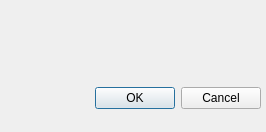
<?xml version="1.0" encoding="UTF-8"?>
<ui version="4.0">
 <class>ColorChooserDialog</class>
 <widget class="QDialog" name="ColorChooserDialog">
  <property name="geometry">
   <rect>
    <x>0</x>
    <y>0</y>
    <width>266</width>
    <height>132</height>
   </rect>
  </property>
  <property name="windowTitle">
   <string>NES Tool v 0.1</string>
  </property>
  <property name="windowIcon">
   <iconset resource="nestool.qrc">
    <normaloff>:/icons/icon.png</normaloff>:/icons/icon.png</iconset>
  </property>
  <widget class="QWidget" name="centralWidget">
   <layout class="QGridLayout" name="gridLayout_3">
    <item row="0" column="0">
     <layout class="QVBoxLayout" name="verticalLayout">
      <property name="spacing">
       <number>2</number>
      </property>
      <item>
       <layout class="QHBoxLayout" name="horizontalLayout_5">
        <property name="spacing">
         <number>2</number>
        </property>
        <property name="sizeConstraint">
         <enum>QLayout::SetFixedSize</enum>
        </property>
        <item>
         <widget class="Swatch" name="swatch0" native="true">
          <property name="sizePolicy">
           <sizepolicy hsizetype="Fixed" vsizetype="Fixed">
            <horstretch>0</horstretch>
            <verstretch>0</verstretch>
           </sizepolicy>
          </property>
          <property name="minimumSize">
           <size>
            <width>16</width>
            <height>16</height>
           </size>
          </property>
          <property name="maximumSize">
           <size>
            <width>16</width>
            <height>16</height>
           </size>
          </property>
         </widget>
        </item>
        <item>
         <widget class="Swatch" name="swatch1" native="true">
          <property name="sizePolicy">
           <sizepolicy hsizetype="Fixed" vsizetype="Fixed">
            <horstretch>0</horstretch>
            <verstretch>0</verstretch>
           </sizepolicy>
          </property>
          <property name="minimumSize">
           <size>
            <width>16</width>
            <height>16</height>
           </size>
          </property>
          <property name="maximumSize">
           <size>
            <width>16</width>
            <height>16</height>
           </size>
          </property>
         </widget>
        </item>
        <item>
         <widget class="Swatch" name="swatch2" native="true">
          <property name="sizePolicy">
           <sizepolicy hsizetype="Fixed" vsizetype="Fixed">
            <horstretch>0</horstretch>
            <verstretch>0</verstretch>
           </sizepolicy>
          </property>
          <property name="minimumSize">
           <size>
            <width>16</width>
            <height>16</height>
           </size>
          </property>
          <property name="maximumSize">
           <size>
            <width>16</width>
            <height>16</height>
           </size>
          </property>
         </widget>
        </item>
        <item>
         <widget class="Swatch" name="swatch3" native="true">
          <property name="sizePolicy">
           <sizepolicy hsizetype="Fixed" vsizetype="Fixed">
            <horstretch>0</horstretch>
            <verstretch>0</verstretch>
           </sizepolicy>
          </property>
          <property name="minimumSize">
           <size>
            <width>16</width>
            <height>16</height>
           </size>
          </property>
          <property name="maximumSize">
           <size>
            <width>16</width>
            <height>16</height>
           </size>
          </property>
         </widget>
        </item>
        <item>
         <widget class="Swatch" name="swatch4" native="true">
          <property name="sizePolicy">
           <sizepolicy hsizetype="Fixed" vsizetype="Fixed">
            <horstretch>0</horstretch>
            <verstretch>0</verstretch>
           </sizepolicy>
          </property>
          <property name="minimumSize">
           <size>
            <width>16</width>
            <height>16</height>
           </size>
          </property>
          <property name="maximumSize">
           <size>
            <width>16</width>
            <height>16</height>
           </size>
          </property>
         </widget>
        </item>
        <item>
         <widget class="Swatch" name="swatch5" native="true">
          <property name="sizePolicy">
           <sizepolicy hsizetype="Fixed" vsizetype="Fixed">
            <horstretch>0</horstretch>
            <verstretch>0</verstretch>
           </sizepolicy>
          </property>
          <property name="minimumSize">
           <size>
            <width>16</width>
            <height>16</height>
           </size>
          </property>
          <property name="maximumSize">
           <size>
            <width>16</width>
            <height>16</height>
           </size>
          </property>
         </widget>
        </item>
        <item>
         <widget class="Swatch" name="swatch6" native="true">
          <property name="sizePolicy">
           <sizepolicy hsizetype="Fixed" vsizetype="Fixed">
            <horstretch>0</horstretch>
            <verstretch>0</verstretch>
           </sizepolicy>
          </property>
          <property name="minimumSize">
           <size>
            <width>16</width>
            <height>16</height>
           </size>
          </property>
          <property name="maximumSize">
           <size>
            <width>16</width>
            <height>16</height>
           </size>
          </property>
         </widget>
        </item>
        <item>
         <widget class="Swatch" name="swatch7" native="true">
          <property name="sizePolicy">
           <sizepolicy hsizetype="Fixed" vsizetype="Fixed">
            <horstretch>0</horstretch>
            <verstretch>0</verstretch>
           </sizepolicy>
          </property>
          <property name="minimumSize">
           <size>
            <width>16</width>
            <height>16</height>
           </size>
          </property>
          <property name="maximumSize">
           <size>
            <width>16</width>
            <height>16</height>
           </size>
          </property>
         </widget>
        </item>
        <item>
         <widget class="Swatch" name="swatch8" native="true">
          <property name="sizePolicy">
           <sizepolicy hsizetype="Fixed" vsizetype="Fixed">
            <horstretch>0</horstretch>
            <verstretch>0</verstretch>
           </sizepolicy>
          </property>
          <property name="minimumSize">
           <size>
            <width>16</width>
            <height>16</height>
           </size>
          </property>
          <property name="maximumSize">
           <size>
            <width>16</width>
            <height>16</height>
           </size>
          </property>
         </widget>
        </item>
        <item>
         <widget class="Swatch" name="swatch9" native="true">
          <property name="sizePolicy">
           <sizepolicy hsizetype="Fixed" vsizetype="Fixed">
            <horstretch>0</horstretch>
            <verstretch>0</verstretch>
           </sizepolicy>
          </property>
          <property name="minimumSize">
           <size>
            <width>16</width>
            <height>16</height>
           </size>
          </property>
          <property name="maximumSize">
           <size>
            <width>16</width>
            <height>16</height>
           </size>
          </property>
         </widget>
        </item>
        <item>
         <widget class="Swatch" name="swatch10" native="true">
          <property name="sizePolicy">
           <sizepolicy hsizetype="Fixed" vsizetype="Fixed">
            <horstretch>0</horstretch>
            <verstretch>0</verstretch>
           </sizepolicy>
          </property>
          <property name="minimumSize">
           <size>
            <width>16</width>
            <height>16</height>
           </size>
          </property>
          <property name="maximumSize">
           <size>
            <width>16</width>
            <height>16</height>
           </size>
          </property>
         </widget>
        </item>
        <item>
         <widget class="Swatch" name="swatch11" native="true">
          <property name="sizePolicy">
           <sizepolicy hsizetype="Fixed" vsizetype="Fixed">
            <horstretch>0</horstretch>
            <verstretch>0</verstretch>
           </sizepolicy>
          </property>
          <property name="minimumSize">
           <size>
            <width>16</width>
            <height>16</height>
           </size>
          </property>
          <property name="maximumSize">
           <size>
            <width>16</width>
            <height>16</height>
           </size>
          </property>
         </widget>
        </item>
        <item>
         <widget class="Swatch" name="swatch12" native="true">
          <property name="sizePolicy">
           <sizepolicy hsizetype="Fixed" vsizetype="Fixed">
            <horstretch>0</horstretch>
            <verstretch>0</verstretch>
           </sizepolicy>
          </property>
          <property name="minimumSize">
           <size>
            <width>16</width>
            <height>16</height>
           </size>
          </property>
          <property name="maximumSize">
           <size>
            <width>16</width>
            <height>16</height>
           </size>
          </property>
         </widget>
        </item>
        <item>
         <widget class="Swatch" name="swatch15" native="true">
          <property name="sizePolicy">
           <sizepolicy hsizetype="Fixed" vsizetype="Fixed">
            <horstretch>0</horstretch>
            <verstretch>0</verstretch>
           </sizepolicy>
          </property>
          <property name="minimumSize">
           <size>
            <width>16</width>
            <height>16</height>
           </size>
          </property>
          <property name="maximumSize">
           <size>
            <width>16</width>
            <height>16</height>
           </size>
          </property>
         </widget>
        </item>
       </layout>
      </item>
      <item>
       <layout class="QHBoxLayout" name="horizontalLayout_6">
        <property name="spacing">
         <number>2</number>
        </property>
        <property name="sizeConstraint">
         <enum>QLayout::SetFixedSize</enum>
        </property>
        <item>
         <widget class="Swatch" name="swatch16" native="true">
          <property name="sizePolicy">
           <sizepolicy hsizetype="Fixed" vsizetype="Fixed">
            <horstretch>0</horstretch>
            <verstretch>0</verstretch>
           </sizepolicy>
          </property>
          <property name="minimumSize">
           <size>
            <width>16</width>
            <height>16</height>
           </size>
          </property>
          <property name="maximumSize">
           <size>
            <width>16</width>
            <height>16</height>
           </size>
          </property>
         </widget>
        </item>
        <item>
         <widget class="Swatch" name="swatch17" native="true">
          <property name="sizePolicy">
           <sizepolicy hsizetype="Fixed" vsizetype="Fixed">
            <horstretch>0</horstretch>
            <verstretch>0</verstretch>
           </sizepolicy>
          </property>
          <property name="minimumSize">
           <size>
            <width>16</width>
            <height>16</height>
           </size>
          </property>
          <property name="maximumSize">
           <size>
            <width>16</width>
            <height>16</height>
           </size>
          </property>
         </widget>
        </item>
        <item>
         <widget class="Swatch" name="swatch18" native="true">
          <property name="sizePolicy">
           <sizepolicy hsizetype="Fixed" vsizetype="Fixed">
            <horstretch>0</horstretch>
            <verstretch>0</verstretch>
           </sizepolicy>
          </property>
          <property name="minimumSize">
           <size>
            <width>16</width>
            <height>16</height>
           </size>
          </property>
          <property name="maximumSize">
           <size>
            <width>16</width>
            <height>16</height>
           </size>
          </property>
         </widget>
        </item>
        <item>
         <widget class="Swatch" name="swatch19" native="true">
          <property name="sizePolicy">
           <sizepolicy hsizetype="Fixed" vsizetype="Fixed">
            <horstretch>0</horstretch>
            <verstretch>0</verstretch>
           </sizepolicy>
          </property>
          <property name="minimumSize">
           <size>
            <width>16</width>
            <height>16</height>
           </size>
          </property>
          <property name="maximumSize">
           <size>
            <width>16</width>
            <height>16</height>
           </size>
          </property>
         </widget>
        </item>
        <item>
         <widget class="Swatch" name="swatch20" native="true">
          <property name="sizePolicy">
           <sizepolicy hsizetype="Fixed" vsizetype="Fixed">
            <horstretch>0</horstretch>
            <verstretch>0</verstretch>
           </sizepolicy>
          </property>
          <property name="minimumSize">
           <size>
            <width>16</width>
            <height>16</height>
           </size>
          </property>
          <property name="maximumSize">
           <size>
            <width>16</width>
            <height>16</height>
           </size>
          </property>
         </widget>
        </item>
        <item>
         <widget class="Swatch" name="swatch21" native="true">
          <property name="sizePolicy">
           <sizepolicy hsizetype="Fixed" vsizetype="Fixed">
            <horstretch>0</horstretch>
            <verstretch>0</verstretch>
           </sizepolicy>
          </property>
          <property name="minimumSize">
           <size>
            <width>16</width>
            <height>16</height>
           </size>
          </property>
          <property name="maximumSize">
           <size>
            <width>16</width>
            <height>16</height>
           </size>
          </property>
         </widget>
        </item>
        <item>
         <widget class="Swatch" name="swatch22" native="true">
          <property name="sizePolicy">
           <sizepolicy hsizetype="Fixed" vsizetype="Fixed">
            <horstretch>0</horstretch>
            <verstretch>0</verstretch>
           </sizepolicy>
          </property>
          <property name="minimumSize">
           <size>
            <width>16</width>
            <height>16</height>
           </size>
          </property>
          <property name="maximumSize">
           <size>
            <width>16</width>
            <height>16</height>
           </size>
          </property>
         </widget>
        </item>
        <item>
         <widget class="Swatch" name="swatch23" native="true">
          <property name="sizePolicy">
           <sizepolicy hsizetype="Fixed" vsizetype="Fixed">
            <horstretch>0</horstretch>
            <verstretch>0</verstretch>
           </sizepolicy>
          </property>
          <property name="minimumSize">
           <size>
            <width>16</width>
            <height>16</height>
           </size>
          </property>
          <property name="maximumSize">
           <size>
            <width>16</width>
            <height>16</height>
           </size>
          </property>
         </widget>
        </item>
        <item>
         <widget class="Swatch" name="swatch24" native="true">
          <property name="sizePolicy">
           <sizepolicy hsizetype="Fixed" vsizetype="Fixed">
            <horstretch>0</horstretch>
            <verstretch>0</verstretch>
           </sizepolicy>
          </property>
          <property name="minimumSize">
           <size>
            <width>16</width>
            <height>16</height>
           </size>
          </property>
          <property name="maximumSize">
           <size>
            <width>16</width>
            <height>16</height>
           </size>
          </property>
         </widget>
        </item>
        <item>
         <widget class="Swatch" name="swatch25" native="true">
          <property name="sizePolicy">
           <sizepolicy hsizetype="Fixed" vsizetype="Fixed">
            <horstretch>0</horstretch>
            <verstretch>0</verstretch>
           </sizepolicy>
          </property>
          <property name="minimumSize">
           <size>
            <width>16</width>
            <height>16</height>
           </size>
          </property>
          <property name="maximumSize">
           <size>
            <width>16</width>
            <height>16</height>
           </size>
          </property>
         </widget>
        </item>
        <item>
         <widget class="Swatch" name="swatch26" native="true">
          <property name="sizePolicy">
           <sizepolicy hsizetype="Fixed" vsizetype="Fixed">
            <horstretch>0</horstretch>
            <verstretch>0</verstretch>
           </sizepolicy>
          </property>
          <property name="minimumSize">
           <size>
            <width>16</width>
            <height>16</height>
           </size>
          </property>
          <property name="maximumSize">
           <size>
            <width>16</width>
            <height>16</height>
           </size>
          </property>
         </widget>
        </item>
        <item>
         <widget class="Swatch" name="swatch27" native="true">
          <property name="sizePolicy">
           <sizepolicy hsizetype="Fixed" vsizetype="Fixed">
            <horstretch>0</horstretch>
            <verstretch>0</verstretch>
           </sizepolicy>
          </property>
          <property name="minimumSize">
           <size>
            <width>16</width>
            <height>16</height>
           </size>
          </property>
          <property name="maximumSize">
           <size>
            <width>16</width>
            <height>16</height>
           </size>
          </property>
         </widget>
        </item>
        <item>
         <widget class="Swatch" name="swatch28" native="true">
          <property name="sizePolicy">
           <sizepolicy hsizetype="Fixed" vsizetype="Fixed">
            <horstretch>0</horstretch>
            <verstretch>0</verstretch>
           </sizepolicy>
          </property>
          <property name="minimumSize">
           <size>
            <width>16</width>
            <height>16</height>
           </size>
          </property>
          <property name="maximumSize">
           <size>
            <width>16</width>
            <height>16</height>
           </size>
          </property>
         </widget>
        </item>
        <item>
         <widget class="Swatch" name="swatch29" native="true">
          <property name="sizePolicy">
           <sizepolicy hsizetype="Fixed" vsizetype="Fixed">
            <horstretch>0</horstretch>
            <verstretch>0</verstretch>
           </sizepolicy>
          </property>
          <property name="minimumSize">
           <size>
            <width>16</width>
            <height>16</height>
           </size>
          </property>
          <property name="maximumSize">
           <size>
            <width>16</width>
            <height>16</height>
           </size>
          </property>
         </widget>
        </item>
       </layout>
      </item>
      <item>
       <layout class="QHBoxLayout" name="horizontalLayout_7">
        <property name="spacing">
         <number>2</number>
        </property>
        <property name="sizeConstraint">
         <enum>QLayout::SetFixedSize</enum>
        </property>
        <item>
         <widget class="Swatch" name="swatch32" native="true">
          <property name="sizePolicy">
           <sizepolicy hsizetype="Fixed" vsizetype="Fixed">
            <horstretch>0</horstretch>
            <verstretch>0</verstretch>
           </sizepolicy>
          </property>
          <property name="minimumSize">
           <size>
            <width>16</width>
            <height>16</height>
           </size>
          </property>
          <property name="maximumSize">
           <size>
            <width>16</width>
            <height>16</height>
           </size>
          </property>
         </widget>
        </item>
        <item>
         <widget class="Swatch" name="swatch33" native="true">
          <property name="sizePolicy">
           <sizepolicy hsizetype="Fixed" vsizetype="Fixed">
            <horstretch>0</horstretch>
            <verstretch>0</verstretch>
           </sizepolicy>
          </property>
          <property name="minimumSize">
           <size>
            <width>16</width>
            <height>16</height>
           </size>
          </property>
          <property name="maximumSize">
           <size>
            <width>16</width>
            <height>16</height>
           </size>
          </property>
         </widget>
        </item>
        <item>
         <widget class="Swatch" name="swatch34" native="true">
          <property name="sizePolicy">
           <sizepolicy hsizetype="Fixed" vsizetype="Fixed">
            <horstretch>0</horstretch>
            <verstretch>0</verstretch>
           </sizepolicy>
          </property>
          <property name="minimumSize">
           <size>
            <width>16</width>
            <height>16</height>
           </size>
          </property>
          <property name="maximumSize">
           <size>
            <width>16</width>
            <height>16</height>
           </size>
          </property>
         </widget>
        </item>
        <item>
         <widget class="Swatch" name="swatch35" native="true">
          <property name="sizePolicy">
           <sizepolicy hsizetype="Fixed" vsizetype="Fixed">
            <horstretch>0</horstretch>
            <verstretch>0</verstretch>
           </sizepolicy>
          </property>
          <property name="minimumSize">
           <size>
            <width>16</width>
            <height>16</height>
           </size>
          </property>
          <property name="maximumSize">
           <size>
            <width>16</width>
            <height>16</height>
           </size>
          </property>
         </widget>
        </item>
        <item>
         <widget class="Swatch" name="swatch36" native="true">
          <property name="sizePolicy">
           <sizepolicy hsizetype="Fixed" vsizetype="Fixed">
            <horstretch>0</horstretch>
            <verstretch>0</verstretch>
           </sizepolicy>
          </property>
          <property name="minimumSize">
           <size>
            <width>16</width>
            <height>16</height>
           </size>
          </property>
          <property name="maximumSize">
           <size>
            <width>16</width>
            <height>16</height>
           </size>
          </property>
         </widget>
        </item>
        <item>
         <widget class="Swatch" name="swatch37" native="true">
          <property name="sizePolicy">
           <sizepolicy hsizetype="Fixed" vsizetype="Fixed">
            <horstretch>0</horstretch>
            <verstretch>0</verstretch>
           </sizepolicy>
          </property>
          <property name="minimumSize">
           <size>
            <width>16</width>
            <height>16</height>
           </size>
          </property>
          <property name="maximumSize">
           <size>
            <width>16</width>
            <height>16</height>
           </size>
          </property>
         </widget>
        </item>
        <item>
         <widget class="Swatch" name="swatch38" native="true">
          <property name="sizePolicy">
           <sizepolicy hsizetype="Fixed" vsizetype="Fixed">
            <horstretch>0</horstretch>
            <verstretch>0</verstretch>
           </sizepolicy>
          </property>
          <property name="minimumSize">
           <size>
            <width>16</width>
            <height>16</height>
           </size>
          </property>
          <property name="maximumSize">
           <size>
            <width>16</width>
            <height>16</height>
           </size>
          </property>
         </widget>
        </item>
        <item>
         <widget class="Swatch" name="swatch39" native="true">
          <property name="sizePolicy">
           <sizepolicy hsizetype="Fixed" vsizetype="Fixed">
            <horstretch>0</horstretch>
            <verstretch>0</verstretch>
           </sizepolicy>
          </property>
          <property name="minimumSize">
           <size>
            <width>16</width>
            <height>16</height>
           </size>
          </property>
          <property name="maximumSize">
           <size>
            <width>16</width>
            <height>16</height>
           </size>
          </property>
         </widget>
        </item>
        <item>
         <widget class="Swatch" name="swatch40" native="true">
          <property name="sizePolicy">
           <sizepolicy hsizetype="Fixed" vsizetype="Fixed">
            <horstretch>0</horstretch>
            <verstretch>0</verstretch>
           </sizepolicy>
          </property>
          <property name="minimumSize">
           <size>
            <width>16</width>
            <height>16</height>
           </size>
          </property>
          <property name="maximumSize">
           <size>
            <width>16</width>
            <height>16</height>
           </size>
          </property>
         </widget>
        </item>
        <item>
         <widget class="Swatch" name="swatch41" native="true">
          <property name="sizePolicy">
           <sizepolicy hsizetype="Fixed" vsizetype="Fixed">
            <horstretch>0</horstretch>
            <verstretch>0</verstretch>
           </sizepolicy>
          </property>
          <property name="minimumSize">
           <size>
            <width>16</width>
            <height>16</height>
           </size>
          </property>
          <property name="maximumSize">
           <size>
            <width>16</width>
            <height>16</height>
           </size>
          </property>
         </widget>
        </item>
        <item>
         <widget class="Swatch" name="swatch42" native="true">
          <property name="sizePolicy">
           <sizepolicy hsizetype="Fixed" vsizetype="Fixed">
            <horstretch>0</horstretch>
            <verstretch>0</verstretch>
           </sizepolicy>
          </property>
          <property name="minimumSize">
           <size>
            <width>16</width>
            <height>16</height>
           </size>
          </property>
          <property name="maximumSize">
           <size>
            <width>16</width>
            <height>16</height>
           </size>
          </property>
         </widget>
        </item>
        <item>
         <widget class="Swatch" name="swatch43" native="true">
          <property name="sizePolicy">
           <sizepolicy hsizetype="Fixed" vsizetype="Fixed">
            <horstretch>0</horstretch>
            <verstretch>0</verstretch>
           </sizepolicy>
          </property>
          <property name="minimumSize">
           <size>
            <width>16</width>
            <height>16</height>
           </size>
          </property>
          <property name="maximumSize">
           <size>
            <width>16</width>
            <height>16</height>
           </size>
          </property>
         </widget>
        </item>
        <item>
         <widget class="Swatch" name="swatch44" native="true">
          <property name="sizePolicy">
           <sizepolicy hsizetype="Fixed" vsizetype="Fixed">
            <horstretch>0</horstretch>
            <verstretch>0</verstretch>
           </sizepolicy>
          </property>
          <property name="minimumSize">
           <size>
            <width>16</width>
            <height>16</height>
           </size>
          </property>
          <property name="maximumSize">
           <size>
            <width>16</width>
            <height>16</height>
           </size>
          </property>
         </widget>
        </item>
        <item>
         <widget class="Swatch" name="swatch45" native="true">
          <property name="sizePolicy">
           <sizepolicy hsizetype="Fixed" vsizetype="Fixed">
            <horstretch>0</horstretch>
            <verstretch>0</verstretch>
           </sizepolicy>
          </property>
          <property name="minimumSize">
           <size>
            <width>16</width>
            <height>16</height>
           </size>
          </property>
          <property name="maximumSize">
           <size>
            <width>16</width>
            <height>16</height>
           </size>
          </property>
         </widget>
        </item>
       </layout>
      </item>
      <item>
       <layout class="QHBoxLayout" name="horizontalLayout_8">
        <property name="spacing">
         <number>2</number>
        </property>
        <property name="sizeConstraint">
         <enum>QLayout::SetFixedSize</enum>
        </property>
        <item>
         <widget class="Swatch" name="swatch48" native="true">
          <property name="sizePolicy">
           <sizepolicy hsizetype="Fixed" vsizetype="Fixed">
            <horstretch>0</horstretch>
            <verstretch>0</verstretch>
           </sizepolicy>
          </property>
          <property name="minimumSize">
           <size>
            <width>16</width>
            <height>16</height>
           </size>
          </property>
          <property name="maximumSize">
           <size>
            <width>16</width>
            <height>16</height>
           </size>
          </property>
         </widget>
        </item>
        <item>
         <widget class="Swatch" name="swatch49" native="true">
          <property name="sizePolicy">
           <sizepolicy hsizetype="Fixed" vsizetype="Fixed">
            <horstretch>0</horstretch>
            <verstretch>0</verstretch>
           </sizepolicy>
          </property>
          <property name="minimumSize">
           <size>
            <width>16</width>
            <height>16</height>
           </size>
          </property>
          <property name="maximumSize">
           <size>
            <width>16</width>
            <height>16</height>
           </size>
          </property>
         </widget>
        </item>
        <item>
         <widget class="Swatch" name="swatch50" native="true">
          <property name="sizePolicy">
           <sizepolicy hsizetype="Fixed" vsizetype="Fixed">
            <horstretch>0</horstretch>
            <verstretch>0</verstretch>
           </sizepolicy>
          </property>
          <property name="minimumSize">
           <size>
            <width>16</width>
            <height>16</height>
           </size>
          </property>
          <property name="maximumSize">
           <size>
            <width>16</width>
            <height>16</height>
           </size>
          </property>
         </widget>
        </item>
        <item>
         <widget class="Swatch" name="swatch51" native="true">
          <property name="sizePolicy">
           <sizepolicy hsizetype="Fixed" vsizetype="Fixed">
            <horstretch>0</horstretch>
            <verstretch>0</verstretch>
           </sizepolicy>
          </property>
          <property name="minimumSize">
           <size>
            <width>16</width>
            <height>16</height>
           </size>
          </property>
          <property name="maximumSize">
           <size>
            <width>16</width>
            <height>16</height>
           </size>
          </property>
         </widget>
        </item>
        <item>
         <widget class="Swatch" name="swatch52" native="true">
          <property name="sizePolicy">
           <sizepolicy hsizetype="Fixed" vsizetype="Fixed">
            <horstretch>0</horstretch>
            <verstretch>0</verstretch>
           </sizepolicy>
          </property>
          <property name="minimumSize">
           <size>
            <width>16</width>
            <height>16</height>
           </size>
          </property>
          <property name="maximumSize">
           <size>
            <width>16</width>
            <height>16</height>
           </size>
          </property>
         </widget>
        </item>
        <item>
         <widget class="Swatch" name="swatch53" native="true">
          <property name="sizePolicy">
           <sizepolicy hsizetype="Fixed" vsizetype="Fixed">
            <horstretch>0</horstretch>
            <verstretch>0</verstretch>
           </sizepolicy>
          </property>
          <property name="minimumSize">
           <size>
            <width>16</width>
            <height>16</height>
           </size>
          </property>
          <property name="maximumSize">
           <size>
            <width>16</width>
            <height>16</height>
           </size>
          </property>
         </widget>
        </item>
        <item>
         <widget class="Swatch" name="swatch54" native="true">
          <property name="sizePolicy">
           <sizepolicy hsizetype="Fixed" vsizetype="Fixed">
            <horstretch>0</horstretch>
            <verstretch>0</verstretch>
           </sizepolicy>
          </property>
          <property name="minimumSize">
           <size>
            <width>16</width>
            <height>16</height>
           </size>
          </property>
          <property name="maximumSize">
           <size>
            <width>16</width>
            <height>16</height>
           </size>
          </property>
         </widget>
        </item>
        <item>
         <widget class="Swatch" name="swatch55" native="true">
          <property name="sizePolicy">
           <sizepolicy hsizetype="Fixed" vsizetype="Fixed">
            <horstretch>0</horstretch>
            <verstretch>0</verstretch>
           </sizepolicy>
          </property>
          <property name="minimumSize">
           <size>
            <width>16</width>
            <height>16</height>
           </size>
          </property>
          <property name="maximumSize">
           <size>
            <width>16</width>
            <height>16</height>
           </size>
          </property>
         </widget>
        </item>
        <item>
         <widget class="Swatch" name="swatch56" native="true">
          <property name="sizePolicy">
           <sizepolicy hsizetype="Fixed" vsizetype="Fixed">
            <horstretch>0</horstretch>
            <verstretch>0</verstretch>
           </sizepolicy>
          </property>
          <property name="minimumSize">
           <size>
            <width>16</width>
            <height>16</height>
           </size>
          </property>
          <property name="maximumSize">
           <size>
            <width>16</width>
            <height>16</height>
           </size>
          </property>
         </widget>
        </item>
        <item>
         <widget class="Swatch" name="swatch57" native="true">
          <property name="sizePolicy">
           <sizepolicy hsizetype="Fixed" vsizetype="Fixed">
            <horstretch>0</horstretch>
            <verstretch>0</verstretch>
           </sizepolicy>
          </property>
          <property name="minimumSize">
           <size>
            <width>16</width>
            <height>16</height>
           </size>
          </property>
          <property name="maximumSize">
           <size>
            <width>16</width>
            <height>16</height>
           </size>
          </property>
         </widget>
        </item>
        <item>
         <widget class="Swatch" name="swatch58" native="true">
          <property name="sizePolicy">
           <sizepolicy hsizetype="Fixed" vsizetype="Fixed">
            <horstretch>0</horstretch>
            <verstretch>0</verstretch>
           </sizepolicy>
          </property>
          <property name="minimumSize">
           <size>
            <width>16</width>
            <height>16</height>
           </size>
          </property>
          <property name="maximumSize">
           <size>
            <width>16</width>
            <height>16</height>
           </size>
          </property>
         </widget>
        </item>
        <item>
         <widget class="Swatch" name="swatch59" native="true">
          <property name="sizePolicy">
           <sizepolicy hsizetype="Fixed" vsizetype="Fixed">
            <horstretch>0</horstretch>
            <verstretch>0</verstretch>
           </sizepolicy>
          </property>
          <property name="minimumSize">
           <size>
            <width>16</width>
            <height>16</height>
           </size>
          </property>
          <property name="maximumSize">
           <size>
            <width>16</width>
            <height>16</height>
           </size>
          </property>
         </widget>
        </item>
        <item>
         <widget class="Swatch" name="swatch60" native="true">
          <property name="sizePolicy">
           <sizepolicy hsizetype="Fixed" vsizetype="Fixed">
            <horstretch>0</horstretch>
            <verstretch>0</verstretch>
           </sizepolicy>
          </property>
          <property name="minimumSize">
           <size>
            <width>16</width>
            <height>16</height>
           </size>
          </property>
          <property name="maximumSize">
           <size>
            <width>16</width>
            <height>16</height>
           </size>
          </property>
         </widget>
        </item>
        <item>
         <widget class="Swatch" name="swatch61" native="true">
          <property name="sizePolicy">
           <sizepolicy hsizetype="Fixed" vsizetype="Fixed">
            <horstretch>0</horstretch>
            <verstretch>0</verstretch>
           </sizepolicy>
          </property>
          <property name="minimumSize">
           <size>
            <width>16</width>
            <height>16</height>
           </size>
          </property>
          <property name="maximumSize">
           <size>
            <width>16</width>
            <height>16</height>
           </size>
          </property>
         </widget>
        </item>
       </layout>
      </item>
     </layout>
    </item>
    <item row="1" column="0">
     <widget class="QDialogButtonBox" name="buttonBox">
      <property name="standardButtons">
       <set>QDialogButtonBox::Cancel|QDialogButtonBox::Ok</set>
      </property>
     </widget>
    </item>
   </layout>
  </widget>
  <action name="action_Open_Palettes">
   <property name="text">
    <string>&amp;Open Palettes</string>
   </property>
  </action>
  <action name="action_Save_Palettes">
   <property name="text">
    <string>&amp;Save Palettes</string>
   </property>
  </action>
  <action name="action_Open_CHR">
   <property name="text">
    <string>&amp;Open CHR...</string>
   </property>
  </action>
  <action name="action_Save_CHR_As">
   <property name="text">
    <string>&amp;Save CHR As...</string>
   </property>
  </action>
  <action name="action_Open_NameTable">
   <property name="text">
    <string>&amp;Open NameTable...</string>
   </property>
   <property name="toolTip">
    <string>Open NameTable</string>
   </property>
  </action>
  <action name="action_Save_NameTable">
   <property name="text">
    <string>&amp;Save NameTable As...</string>
   </property>
   <property name="toolTip">
    <string>Save NameTable</string>
   </property>
  </action>
  <action name="action_Quit">
   <property name="text">
    <string>&amp;Quit</string>
   </property>
  </action>
  <action name="action_Preferences">
   <property name="text">
    <string>&amp;Preferences...</string>
   </property>
  </action>
  <action name="action_Remove_Duplicates">
   <property name="enabled">
    <bool>true</bool>
   </property>
   <property name="text">
    <string>Remove &amp;Duplicates</string>
   </property>
  </action>
  <action name="action_Remove_Unused">
   <property name="text">
    <string>Remove &amp;Unused</string>
   </property>
  </action>
  <action name="action_Save_All_NameTables">
   <property name="text">
    <string>Save &amp;All NameTables</string>
   </property>
  </action>
  <action name="action_Save_CHR">
   <property name="text">
    <string>Save &amp;CHR</string>
   </property>
  </action>
 </widget>
 <layoutdefault spacing="6" margin="11"/>
 <customwidgets>
  <customwidget>
   <class>Swatch</class>
   <extends>QWidget</extends>
   <header>swatch.h</header>
   <container>1</container>
  </customwidget>
 </customwidgets>
 <resources>
  <include location="nestool.qrc"/>
 </resources>
 <connections>
  <connection>
   <sender>action_Quit</sender>
   <signal>triggered()</signal>
   <receiver>ColorChooserDialog</receiver>
   <slot>close()</slot>
   <hints>
    <hint type="sourcelabel">
     <x>-1</x>
     <y>-1</y>
    </hint>
    <hint type="destinationlabel">
     <x>412</x>
     <y>304</y>
    </hint>
   </hints>
  </connection>
 </connections>
</ui>
